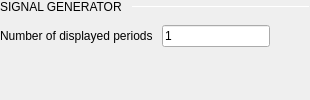
                <widget class="QWidget" name="SignalGenerator" native="true">
                 <layout class="QVBoxLayout" name="verticalLayout_7">
                  <property name="spacing">
                   <number>6</number>
                  </property>
                  <property name="leftMargin">
                   <number>0</number>
                  </property>
                  <property name="topMargin">
                   <number>0</number>
                  </property>
                  <property name="rightMargin">
                   <number>0</number>
                  </property>
                  <property name="bottomMargin">
                   <number>0</number>
                  </property>
                  <item>
                   <layout class="QHBoxLayout" name="horizontalLayout_10">
                    <property name="spacing">
                     <number>6</number>
                    </property>
                    <property name="topMargin">
                     <number>0</number>
                    </property>
                    <item>
                     <widget class="QLabel" name="label_9">
                      <property name="sizePolicy">
                       <sizepolicy hsizetype="Fixed" vsizetype="Fixed">
                        <horstretch>0</horstretch>
                        <verstretch>0</verstretch>
                       </sizepolicy>
                      </property>
                      <property name="text">
                       <string>SIGNAL GENERATOR </string>
                      </property>
                      <property name="subsection_label" stdset="0">
                       <bool>true</bool>
                      </property>
                     </widget>
                    </item>
                    <item>
                     <widget class="Line" name="line_4">
                      <property name="minimumSize">
                       <size>
                        <width>0</width>
                        <height>1</height>
                       </size>
                      </property>
                      <property name="maximumSize">
                       <size>
                        <width>16777215</width>
                        <height>1</height>
                       </size>
                      </property>
                      <property name="orientation">
                       <enum>Qt::Horizontal</enum>
                      </property>
                      <property name="subsection_line" stdset="0">
                       <bool>true</bool>
                      </property>
                     </widget>
                    </item>
                   </layout>
                  </item>
                  <item>
                   <spacer name="verticalSpacer_4">
                    <property name="orientation">
                     <enum>Qt::Vertical</enum>
                    </property>
                    <property name="sizeType">
                     <enum>QSizePolicy::Fixed</enum>
                    </property>
                    <property name="sizeHint" stdset="0">
                     <size>
                      <width>20</width>
                      <height>5</height>
                     </size>
                    </property>
                   </spacer>
                  </item>
                  <item>
                   <layout class="QHBoxLayout" name="horizontalLayout_2">
                    <item>
                     <widget class="QLabel" name="label_3">
                      <property name="text">
                       <string>Number of displayed periods </string>
                      </property>
                     </widget>
                    </item>
                    <item>
                     <widget class="QLineEdit" name="sigGenNrPeriods">
                      <property name="sizePolicy">
                       <sizepolicy hsizetype="Minimum" vsizetype="Fixed">
                        <horstretch>0</horstretch>
                        <verstretch>0</verstretch>
                       </sizepolicy>
                      </property>
                      <property name="styleSheet">
                       <string notr="true">
QLineEdit[invalid=true] {
border-color: red;
color: red;
}
QLineEdit[valid=true] {
border-color: grey;
color: white;
}</string>
                      </property>
                      <property name="text">
                       <string>1</string>
                      </property>
                     </widget>
                    </item>
                    <item>
                     <spacer name="horizontalSpacer_2">
                      <property name="orientation">
                       <enum>Qt::Horizontal</enum>
                      </property>
                      <property name="sizeHint" stdset="0">
                       <size>
                        <width>40</width>
                        <height>20</height>
                       </size>
                      </property>
                     </spacer>
                    </item>
                   </layout>
                  </item>
                  <item>
                   <spacer name="verticalSpacer_5">
                    <property name="orientation">
                     <enum>Qt::Vertical</enum>
                    </property>
                    <property name="sizeType">
                     <enum>QSizePolicy::Expanding</enum>
                    </property>
                    <property name="sizeHint" stdset="0">
                     <size>
                      <width>0</width>
                      <height>0</height>
                     </size>
                    </property>
                   </spacer>
                  </item>
                 </layout>
                </widget>
